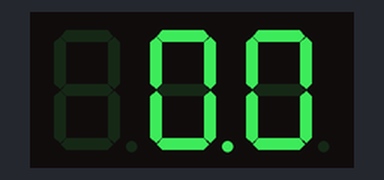
A sketch run on a simulated Arduino Uno, built with avr-gcc and run on an emulated ATmega328P. Shown: 3-digit seven-segment display.

Above: at 0.05 s.
At 5.05 s:
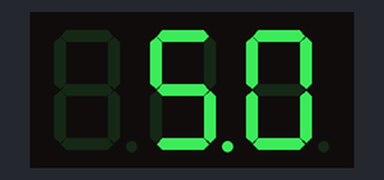
At 9.95 s:
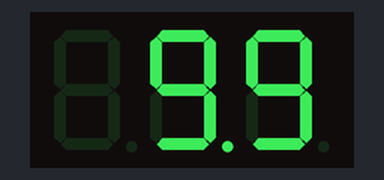
At 19.95 s:
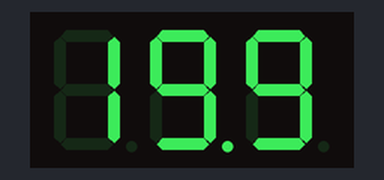
At 29.95 s:
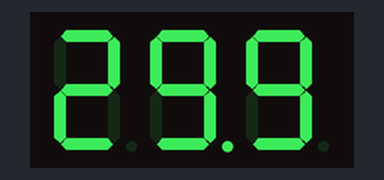
At 39.95 s:
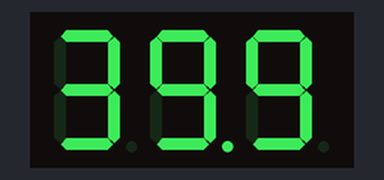

The sketch:

TestSevenSegments.ino
```cpp
#include "SevSeg.h"
SevSeg sevseg; //Instantiate a seven segment object

#define N_TRANSISTOR1 10
#define N_TRANSISTOR2 11
#define N_TRANSISTOR3 12

#define SEGMENTA 2
#define SEGMENTB 3
#define SEGMENTC 4
#define SEGMENTD 5
#define SEGMENTE 6
#define SEGMENTF 7
#define SEGMENTG 8
#define SEGMENTH 9

long time1,deci;

void setup() {
  Serial.begin(57600);
  time1=millis();
  deci=0;
  byte numDigits = 3;
  byte digitPins[] = {N_TRANSISTOR1, N_TRANSISTOR2, N_TRANSISTOR3};
  byte segmentPins[] = {SEGMENTA, SEGMENTB, SEGMENTC, SEGMENTD, SEGMENTE, SEGMENTF, SEGMENTG, SEGMENTH};
  bool resistorsOnSegments = true; // 'false' means resistors are on digit pins, 'true' on segment
  byte hardwareConfig = N_TRANSISTORS; // See README.md for options
  bool updateWithDelays = false; // Default 'false' is Recommended
  bool leadingZeros = false; // Use 'true' if you'd like to keep the leading zeros
  bool disableDecPoint = false; // Use 'true' if your decimal point doesn't exist or isn't connected. Then, you only need to specify 7 segmentPins[]

  sevseg.begin(hardwareConfig, numDigits, digitPins, segmentPins, resistorsOnSegments,
  updateWithDelays, leadingZeros, disableDecPoint);
}
void loop() {
      if (millis() >= (time1+100)) // 100ms has elapsed
      {
        deci++;
        time1=millis();
      }
     sevseg.setNumber(deci,1); // Displays '3.141'
     sevseg.refreshDisplay();
     if(deci>=999)
     {
        deci=0;
      }
}
```
